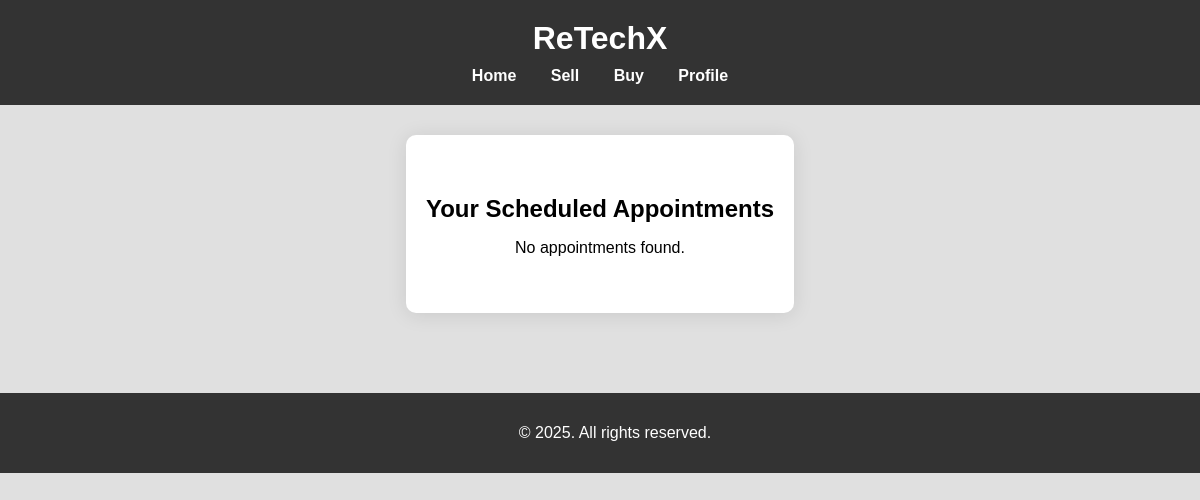
Page /Pages/appointment_history.php (signed in) on the earlier database version.
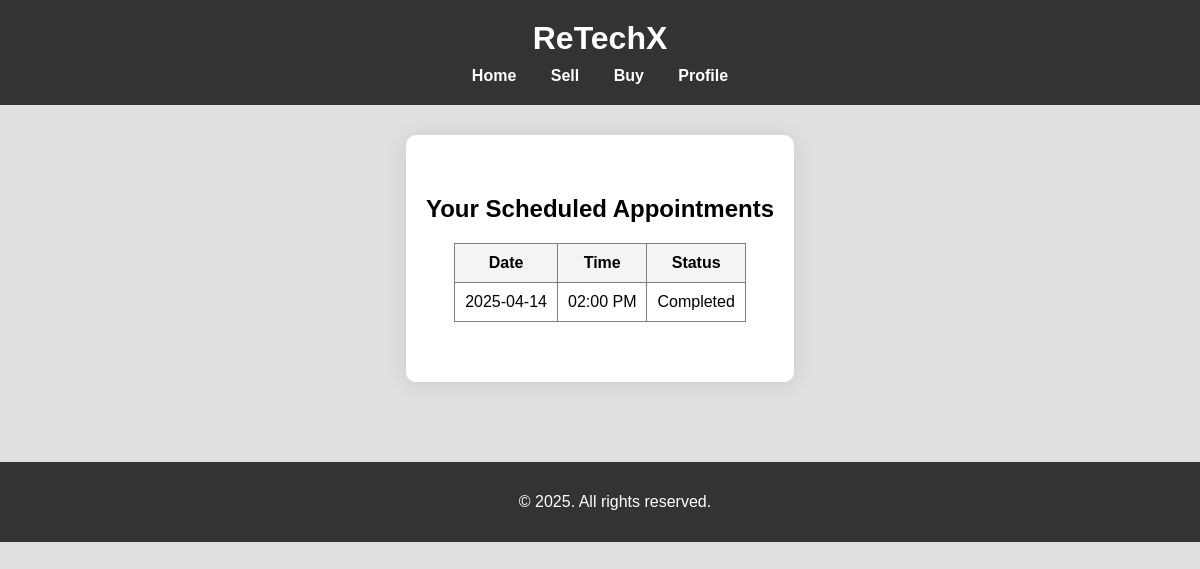
Same page on the later database version.
### tables this page shows
CREATE TABLE `pickup_slots` (
  `slot_id` int(11) DEFAULT NULL,
  `seller_id` int(11) DEFAULT NULL,
  `slot_date` date DEFAULT NULL,
  `slot_time` time DEFAULT NULL,
  `status` varchar(20) DEFAULT NULL
);

### Pages/appointment_history.php (the view, shortened to what this page needs)
<?php
include 'header.php';
include 'database_connection.php';
$seller_id = $_SESSION['user_id'];
try {
    $sql = "SELECT * FROM pickup_slots WHERE seller_id = :seller_id ORDER BY slot_date, slot_time";
    $stmt = $pdo->prepare($sql);
    $stmt->execute(['seller_id' => $seller_id]);
    $appointments = $stmt->fetchAll(PDO::FETCH_ASSOC);
} catch (PDOException $e) {
    $appointments = [];
    $errorMessage = "Error fetching appointments.";
}
?>
<main>
    <h2>Your Scheduled Appointments</h2>
    <?php if (isset($errorMessage)): ?>
        <p style="color: red; text-align: center;"><?= $errorMessage ?></p>
    <?php elseif (count($appointments) > 0): ?>
        <table border="1" cellpadding="10" cellspacing="0" style="margin: 20px auto; border-collapse: collapse;">
            <tr style="background-color: #f4f4f4;">
                <th>Date</th>
                <th>Time</th>
                <th>Status</th>
            </tr>
            <?php foreach ($appointments as $row):
                $datetime = strtotime($row['slot_date'] . ' ' . $row['slot_time']);
                $status = $datetime < time() ? 'Completed' : htmlspecialchars($row['status']);
            ?>
                <tr>
                    <td><?= htmlspecialchars($row['slot_date']) ?></td>
                    <td><?= date('h:i A', strtotime($row['slot_time'])) ?></td>
                    <td><?= $status ?></td>
                </tr>
            <?php endforeach; ?>
        </table>
    <?php else: ?>
        <p style="text-align: center;">No appointments found.</p>
    <?php endif; ?>
</main>
<?php include 'footer.php'; ?>

### Pages/header.php (shortened to what this page needs)
<?php
if (!function_exists('protect_link')) {
    function protect_link($page) {
        return isset($_SESSION['user_id']) ? $page : 'login.php?redirect=' . urlencode($page);
    }
}
?>
<!DOCTYPE html>
<html lang="en">
<head>
    <link rel="stylesheet" href="main.css">
</head>
<body>
    <header>
        <h1>ReTechX</h1>
        <nav>
            <ul>
                <li><a href="/DW3_FinalProject/index.php">Home</a></li>
                <li><a href="<?= protect_link('sell.php') ?>">Sell</a></li>
                <li><a href="buy.php">Buy</a></li>
                <li><a href="<?= protect_link('profile.php') ?>">Profile</a></li>
            </ul>
        </nav>
    </header>

### Pages/footer.php
<footer>
    <p>&copy; 2025. All rights reserved.</p>
</footer>

### Pages/main.css (style rules this page uses)
html, body { height: 100%; margin: 0; padding: 0; font-family: Arial, sans-serif; background-color: #e0e0e0; display: flex; flex-direction: column; }
header { background: #333; color: #fff; padding: 20px; text-align: center; }
header h1 { margin: 0; }
nav ul { list-style: none; padding: 0; margin: 10px 0 0 0; }
nav ul li { display: inline-block; margin: 0 15px; }
nav ul li a { color: white; text-decoration: none; font-weight: bold; transition: color 0.3s; }
main { padding: 40px 20px; text-align: center; background-color: #ffffff; margin: 30px auto; max-width: 1000px; border-radius: 10px; box-shadow: 0 2px 20px rgba(0, 0, 0, 0.1); }
footer { background: #333; color: white; text-align: center; padding: 15px; margin-top: 50px; width: 100%; position: relative; bottom: 0; }
h2 { font-size: 24px; margin-bottom: 10px; }

Differences in the rows shown:
added pickup_slots: slot_date "2025-04-14", slot_time "02:00 PM", status "Completed"
Other differences:
text no longer shown: "No appointments found."
text now shown: "Date Time Status"
